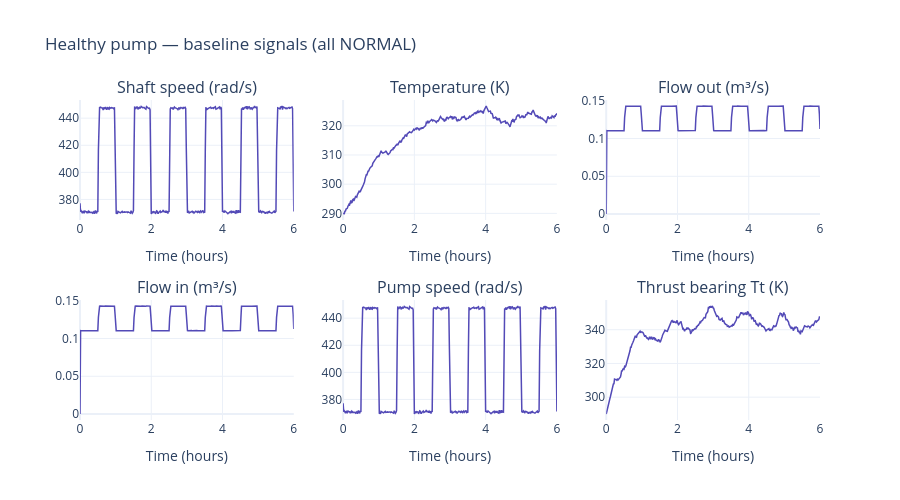

The notebook cell saved with this chart:
### Markdown cell above
## Plot 0 — Healthy baseline
All signals stable, every row labelled NORMAL. This is what "nothing is wrong" looks like.

### Code cell
if results:
    df = results["normal"]
    pairs = [
        ("shaft_speed_rads", "Shaft speed (rad/s)"),
        ("fluid_temp_K",     "Temperature (K)"),
        ("flow_out_m3s",     "Flow out (m\u00b3/s)"),
        ("flow_in_m3s",      "Flow in (m\u00b3/s)"),
        ("pump_speed_rads",  "Pump speed (rad/s)"),
        ("thrust_bearing_K", "Thrust bearing Tt (K)"),
    ]
    fig = make_subplots(rows=2, cols=3, subplot_titles=[p[1] for p in pairs])
    for idx, (col, label) in enumerate(pairs):
        r, c = idx // 3 + 1, idx % 3 + 1
        if col in df.columns:
            fig.add_trace(go.Scatter(x=df["time_h"], y=df[col], mode="lines",
                                     line=dict(color=COLOURS["normal"], width=1.5),
                                     name=label, showlegend=False), row=r, col=c)
            fig.update_xaxes(title_text="Time (hours)", row=r, col=c)
    fig.update_layout(title="Healthy pump \u2014 baseline signals (all NORMAL)",
                      height=500, template="plotly_white")
    show_fig(fig)

### Figure 1 — Plotly figure (JSON) as saved in the notebook; plotly's stock layout.template omitted (floating-point values rounded to 4 significant figures; data arrays with more than 128 entries replaced by an {"elided": "..."} marker saying what was removed)
{"data": [{"line": {"color": "#534AB7", "width": 1.5}, "mode": "lines", "name": "Shaft speed (rad/s)", "showlegend": false, "type": "scatter", "x": {"elided": "361 float values"}, "xaxis": "x", "y": {"elided": "361 float values"}, "yaxis": "y"}, {"line": {"color": "#534AB7", "width": 1.5}, "mode": "lines", "name": "Temperature (K)", "showlegend": false, "type": "scatter", "x": {"elided": "361 float values"}, "xaxis": "x2", "y": {"elided": "361 float values"}, "yaxis": "y2"}, {"line": {"color": "#534AB7", "width": 1.5}, "mode": "lines", "name": "Flow out (m³/s)", "showlegend": false, "type": "scatter", "x": {"elided": "361 float values"}, "xaxis": "x3", "y": {"elided": "361 float values"}, "yaxis": "y3"}, {"line": {"color": "#534AB7", "width": 1.5}, "mode": "lines", "name": "Flow in (m³/s)", "showlegend": false, "type": "scatter", "x": {"elided": "361 float values"}, "xaxis": "x4", "y": {"elided": "361 float values"}, "yaxis": "y4"}, {"line": {"color": "#534AB7", "width": 1.5}, "mode": "lines", "name": "Pump speed (rad/s)", "showlegend": false, "type": "scatter", "x": {"elided": "361 float values"}, "xaxis": "x5", "y": {"elided": "361 float values"}, "yaxis": "y5"}, {"line": {"color": "#534AB7", "width": 1.5}, "mode": "lines", "name": "Thrust bearing Tt (K)", "showlegend": false, "type": "scatter", "x": {"elided": "361 float values"}, "xaxis": "x6", "y": {"elided": "361 float values"}, "yaxis": "y6"}], "layout": {"annotations": [{"font": {"size": 16}, "showarrow": false, "text": "Shaft speed (rad/s)", "x": 0.1444, "xanchor": "center", "xref": "paper", "y": 1, "yanchor": "bottom", "yref": "paper"}, {"font": {"size": 16}, "showarrow": false, "text": "Temperature (K)", "x": 0.5, "xanchor": "center", "xref": "paper", "y": 1, "yanchor": "bottom", "yref": "paper"}, {"font": {"size": 16}, "showarrow": false, "text": "Flow out (m³/s)", "x": 0.8556, "xanchor": "center", "xref": "paper", "y": 1, "yanchor": "bottom", "yref": "paper"}, {"font": {"size": 16}, "showarrow": false, "text": "Flow in (m³/s)", "x": 0.1444, "xanchor": "center", "xref": "paper", "y": 0.375, "yanchor": "bottom", "yref": "paper"}, {"font": {"size": 16}, "showarrow": false, "text": "Pump speed (rad/s)", "x": 0.5, "xanchor": "center", "xref": "paper", "y": 0.375, "yanchor": "bottom", "yref": "paper"}, {"font": {"size": 16}, "showarrow": false, "text": "Thrust bearing Tt (K)", "x": 0.8556, "xanchor": "center", "xref": "paper", "y": 0.375, "yanchor": "bottom", "yref": "paper"}], "height": 500, "title": {"text": "Healthy pump — baseline signals (all NORMAL)"}, "xaxis": {"anchor": "y", "domain": [0, 0.2889], "title": {"text": "Time (hours)"}}, "xaxis2": {"anchor": "y2", "domain": [0.3556, 0.6444], "title": {"text": "Time (hours)"}}, "xaxis3": {"anchor": "y3", "domain": [0.7111, 1], "title": {"text": "Time (hours)"}}, "xaxis4": {"anchor": "y4", "domain": [0, 0.2889], "title": {"text": "Time (hours)"}}, "xaxis5": {"anchor": "y5", "domain": [0.3556, 0.6444], "title": {"text": "Time (hours)"}}, "xaxis6": {"anchor": "y6", "domain": [0.7111, 1], "title": {"text": "Time (hours)"}}, "yaxis": {"anchor": "x", "domain": [0.625, 1]}, "yaxis2": {"anchor": "x2", "domain": [0.625, 1]}, "yaxis3": {"anchor": "x3", "domain": [0.625, 1]}, "yaxis4": {"anchor": "x4", "domain": [0, 0.375]}, "yaxis5": {"anchor": "x5", "domain": [0, 0.375]}, "yaxis6": {"anchor": "x6", "domain": [0, 0.375]}}}
